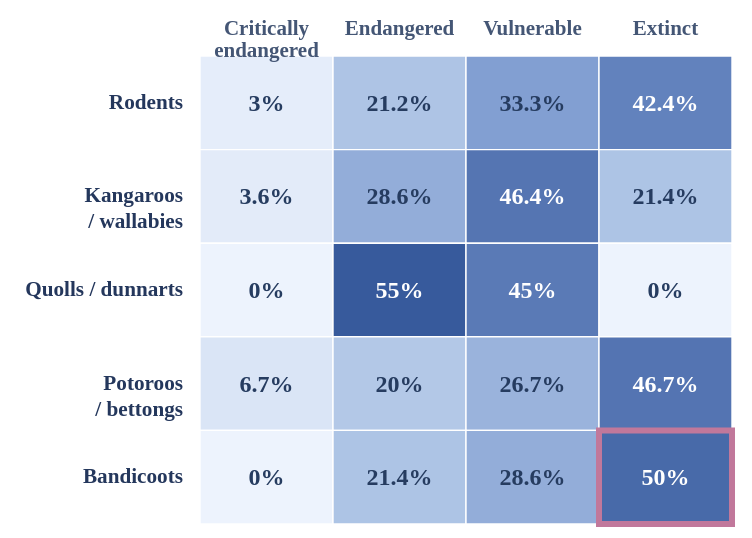

Express this chart as Vega-Lite.
### Vega-Lite specification from a JSON file in a GitHub repository (floating-point values rounded to 4 significant figures)
{"$schema": "https://vega.github.io/schema/vega-lite/v5.json", "description": "Percentages of national conservation-listed entries within each of the top five mammal families; hover for exact counts and denominators. Comparison of listed entries, not risk across all species in a family. The Bandicoots × Extinct cell is outlined to highlight its 50% extinct share.", "background": null, "width": 266, "height": 234, "padding": {"top": 9, "left": 12, "right": 8, "bottom": 5}, "data": {"values": [{"family": "Muridae", "status": "Critically Endangered", "status_label": "Critical", "count": 1, "total": 33, "percentage": 3.0, "share_label": "3%", "tooltip_share": "3.0% of Muridae entries", "common_family": "Rodents"}, {"family": "Muridae", "status": "Endangered", "status_label": "Endangered", "count": 7, "total": 33, "percentage": 21.2, "share_label": "21.2%", "tooltip_share": "21.2% of Muridae entries", "common_family": "Rodents"}, {"family": "Muridae", "status": "Vulnerable", "status_label": "Vulnerable", "count": 11, "total": 33, "percentage": 33.3, "share_label": "33.3%", "tooltip_share": "33.3% of Muridae entries", "common_family": "Rodents"}, {"family": "Muridae", "status": "Extinct", "status_label": "Extinct", "count": 14, "total": 33, "percentage": 42.4, "share_label": "42.4%", "tooltip_share": "42.4% of Muridae entries", "common_family": "Rodents"}, {"family": "Macropodidae", "status": "Critically Endangered", "status_label": "Critical", "count": 1, "total": 28, "percentage": 3.6, "share_label": "3.6%", "tooltip_share": "3.6% of Macropodidae entries", "common_family": "Kangaroos / wallabies"}, {"family": "Macropodidae", "status": "Endangered", "status_label": "Endangered", "count": 8, "total": 28, "percentage": 28.6, "share_label": "28.6%", "tooltip_share": "28.6% of Macropodidae entries", "common_family": "Kangaroos / wallabies"}, {"family": "Macropodidae", "status": "Vulnerable", "status_label": "Vulnerable", "count": 13, "total": 28, "percentage": 46.4, "share_label": "46.4%", "tooltip_share": "46.4% of Macropodidae entries", "common_family": "Kangaroos / wallabies"}, {"family": "Macropodidae", "status": "Extinct", "status_label": "Extinct", "count": 6, "total": 28, "percentage": 21.4, "share_label": "21.4%", "tooltip_share": "21.4% of Macropodidae entries", "common_family": "Kangaroos / wallabies"}, {"family": "Dasyuridae", "status": "Critically Endangered", "status_label": "Critical", "count": 0, "total": 20, "percentage": 0.0, "share_label": "0%", "tooltip_share": "0.0% of Dasyuridae entries", "common_family": "Quolls / dunnarts"}, {"family": "Dasyuridae", "status": "Endangered", "status_label": "Endangered", "count": 11, "total": 20, "percentage": 55.0, "share_label": "55%", "tooltip_share": "55.0% of Dasyuridae entries", "common_family": "Quolls / dunnarts"}, {"family": "Dasyuridae", "status": "Vulnerable", "status_label": "Vulnerable", "count": 9, "total": 20, "percentage": 45.0, "share_label": "45%", "tooltip_share": "45.0% of Dasyuridae entries", "common_family": "Quolls / dunnarts"}, {"family": "Dasyuridae", "status": "Extinct", "status_label": "Extinct", "count": 0, "total": 20, "percentage": 0.0, "share_label": "0%", "tooltip_share": "0.0% of Dasyuridae entries", "common_family": "Quolls / dunnarts"}, {"family": "Potoroidae", "status": "Critically Endangered", "status_label": "Critical", "count": 1, "total": 15, "percentage": 6.7, "share_label": "6.7%", "tooltip_share": "6.7% of Potoroidae entries", "common_family": "Potoroos / bettongs"}, {"family": "Potoroidae", "status": "Endangered", "status_label": "Endangered", "count": 3, "total": 15, "percentage": 20.0, "share_label": "20%", "tooltip_share": "20.0% of Potoroidae entries", "common_family": "Potoroos / bettongs"}, {"family": "Potoroidae", "status": "Vulnerable", "status_label": "Vulnerable", "count": 4, "total": 15, "percentage": 26.7, "share_label": "26.7%", "tooltip_share": "26.7% of Potoroidae entries", "common_family": "Potoroos / bettongs"}, {"family": "Potoroidae", "status": "Extinct", "status_label": "Extinct", "count": 7, "total": 15, "percentage": 46.7, "share_label": "46.7%", "tooltip_share": "46.7% of Potoroidae entries", "common_family": "Potoroos / bettongs"}, {"family": "Peramelidae", "status": "Critically Endangered", "status_label": "Critical", "count": 0, "total": 14, "percentage": 0.0, "share_label": "0%", "tooltip_share": "0.0% of Peramelidae entries", "common_family": "Bandicoots"}, {"family": "Peramelidae", "status": "Endangered", "status_label": "Endangered", "count": 3, "total": 14, "percentage": 21.4, "share_label": "21.4%", "tooltip_share": "21.4% of Peramelidae entries", "common_family": "Bandicoots"}, {"family": "Peramelidae", "status": "Vulnerable", "status_label": "Vulnerable", "count": 4, "total": 14, "percentage": 28.6, "share_label": "28.6%", "tooltip_share": "28.6% of Peramelidae entries", "common_family": "Bandicoots"}, {"family": "Peramelidae", "status": "Extinct", "status_label": "Extinct", "count": 7, "total": 14, "percentage": 50.0, "share_label": "50%", "tooltip_share": "50.0% of Peramelidae entries", "common_family": "Bandicoots"}]}, "encoding": {"x": {"field": "status_label", "type": "ordinal", "sort": ["Critical", "Endangered", "Vulnerable", "Extinct"], "axis": {"title": null, "orient": "top", "labelAngle": 0, "labelPadding": 9, "labelColor": "#445675", "labelFontSize": 10.5, "labelFontWeight": 700, "labelLimit": 94, "domain": false, "ticks": false, "labelExpr": "datum.label === 'Critical' ? ['Critically','endangered'] : datum.label", "labelLineHeight": 11}}, "y": {"field": "common_family", "type": "ordinal", "sort": ["Rodents", "Kangaroos / wallabies", "Quolls / dunnarts", "Potoroos / bettongs", "Bandicoots"], "axis": {"title": null, "labelPadding": 9, "labelColor": "#24375C", "labelFontSize": 10.6, "labelFontWeight": 700, "labelLimit": 185, "domain": false, "ticks": false, "labelExpr": "datum.label === 'Kangaroos / wallabies' ? ['Kangaroos', '/ wallabies'] : datum.label === 'Potoroos / bettongs' ? ['Potoroos', '/ bettongs'] : datum.label", "labelLineHeight": 13}}, "tooltip": [{"field": "family", "type": "nominal", "title": "Family"}, {"field": "status", "type": "nominal", "title": "Conservation category"}, {"field": "count", "type": "quantitative", "title": "Listed entries", "format": ".0f"}, {"field": "total", "type": "quantitative", "title": "Family entries", "format": ".0f"}, {"field": "percentage", "type": "quantitative", "title": "Share within family", "format": ".1f"}]}, "layer": [{"mark": {"type": "rect", "cornerRadius": 0, "stroke": "#FFFFFF", "strokeWidth": 0.7}, "encoding": {"color": {"field": "percentage", "type": "quantitative", "scale": {"domain": [0, 55], "range": ["#EDF3FD", "#B9CDEA", "#7695CC", "#375A9C"]}, "legend": null}}}, {"mark": {"type": "text", "font": "DM Sans", "fontSize": 12, "fontWeight": 700, "baseline": "middle"}, "encoding": {"text": {"field": "share_label", "type": "nominal"}, "color": {"condition": {"test": "datum.percentage >= 34", "value": "#FFFFFF"}, "value": "#263C60"}}}, {"transform": [{"filter": "datum.common_family === 'Bandicoots' && datum.status === 'Extinct'"}], "mark": {"type": "rect", "fillOpacity": 0, "stroke": "#C1789B", "strokeWidth": 3, "cornerRadius": 0}, "encoding": {}}], "config": {"view": {"stroke": null}, "font": "DM Sans"}, "autosize": {"type": "pad", "contains": "padding"}}
